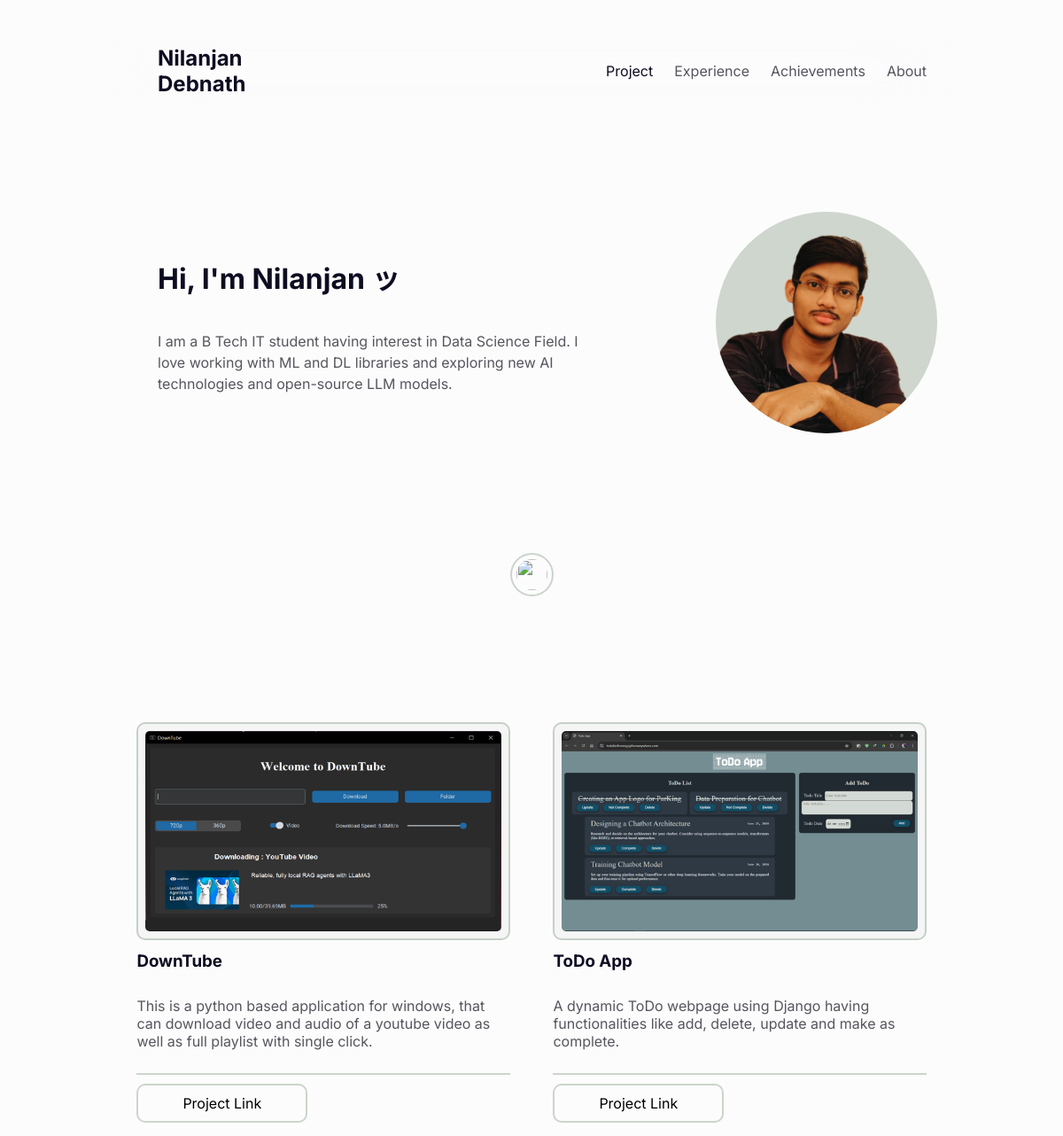
The app's page /, older data.
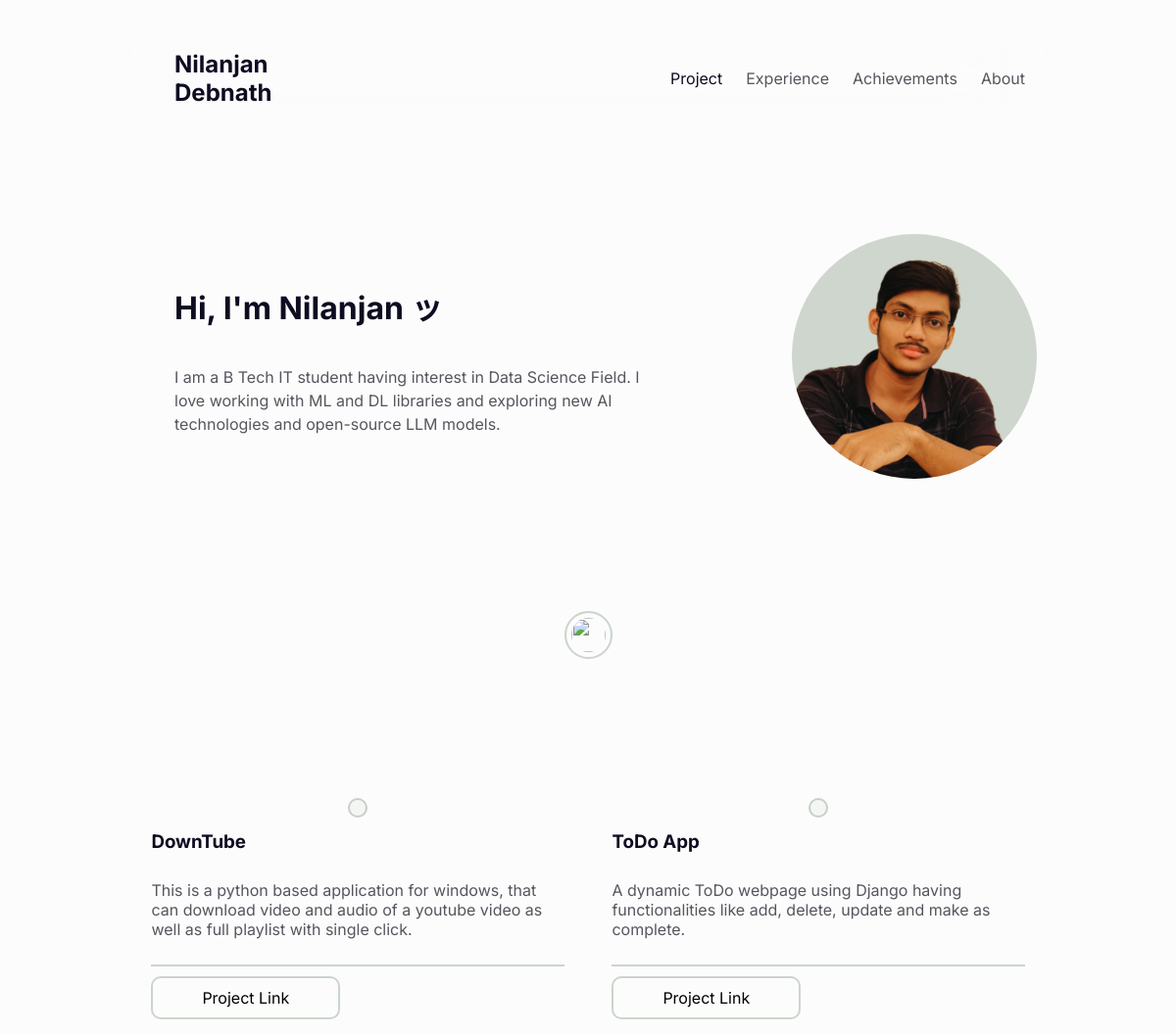
The same page, newer data.
### app/models.py (models this page shows, shortened)
class Projects(models.Model):
    title = models.CharField(max_length=350)
    details = models.CharField(max_length=1000, default=None)
    url = models.URLField(default=None)
    image = models.ImageField(upload_to="app/media/images", default=None)

### app/views.py (the view)
# urls.py: path('', views.projects, name="home"),
def projects(request):
    projects = Projects.objects.all()
    return render(request, "projects.html", {"projects":projects})

### app/templates/projects.html
{% extends "base.html" %}
{% block main %}
{% load static %}
<head>
    <link rel="stylesheet" href="{% static 'css/projects.css' %}">
</head>
<body>
    <div id="home">
        <div id="intro">
            <div id="info">
                <h1>Hi, I'm Nilanjan ッ</h1>
                <p>
                    I am a B Tech IT student having interest in Data Science Field. I love working with ML and DL libraries and exploring new AI technologies and open-source LLM models.
                </p>
            </div>
            <img src="{% static 'photos/photo.webp' %}" alt="My image">
        </div>
        <a id="scroll" href="#projects">
            <img src="https://assets-global.website-files.com/60f5a97b9e66c2b92c76a14e/6140a7f1ccfe242db78e97b5_Vector.svg" width="21" alt="">
        </a>
    </div>
    <div id="projects">
        {% for project in projects %}
        <div class="project">
            <div class="image">
                <img src="{{ project.image }}" alt="">
            </div>
            <h1>
                {{ project.title }}
            </h1>
            <p>
                {{ project.details }}
            </p>
            <div class="vertical_line"></div>
            <div class="more"><a target="_blank" href="{{ project.url }}">Project Link</a></div>
        </div>
        {% endfor %}
    </div>
</body>
{% endblock %}

Row changes from the older to the newer data that the page shows:
changed Projects "DownTube": image: picture removed
changed Projects "ToDo App": image: picture removed
